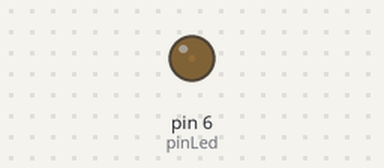
Simulated run of this sketch. Board: Arduino Uno, built with avr-gcc and run on an emulated ATmega328P. On the bench: output pins drawn as LEDs (lit = HIGH).

Above: at 0.05 s.
At 1.95 s:
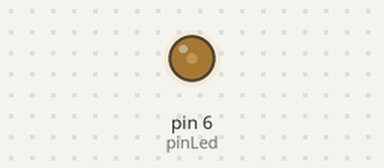
At 3.85 s:
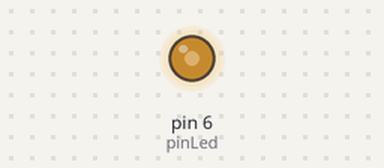
At 7.65 s:
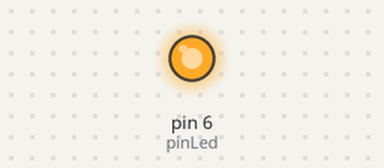
Timing chart, 0 to 10.0 s (numbered marks = the images above):
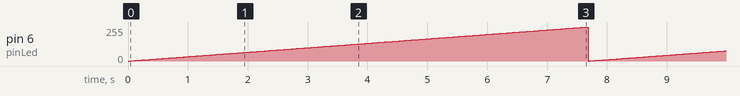

Measured:
- by itself, pin 6 (pinLed): ramps from 0/255 to 255/255 and jumps back, once every 7.7 s

The sketch:

pwm-led-control.ino
```cpp
//https://www.youtube.com/watch?v=JE6kOgFGQbA

int pinLed=6;

void setup() {
  pinMode(pinLed,OUTPUT);

}

void loop() {
  for(int i=0;i<=255;i++){     //effetto luci di natale accensione graduale
  analogWrite(pinLed,i);       // valori da 0 a 255
  delay (30);
  }
  {
  for(int i=0;i>=255;i--){     //effetto luci di natale spegnimento graduale
  analogWrite(pinLed,i);
  delay (30);
    }
  }
}
```
